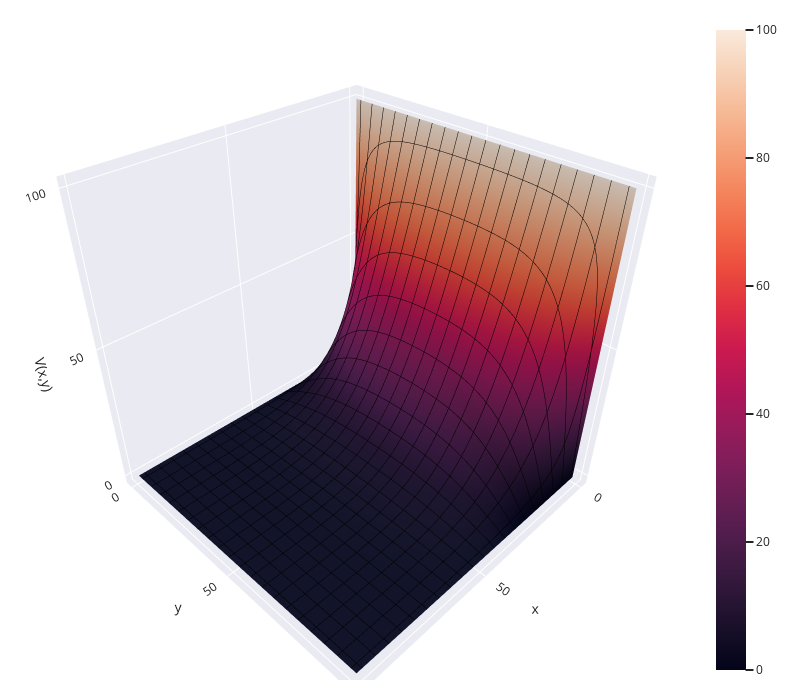

The notebook cell saved with this chart:
### Code cell
#LaplaceLine resuelve la ecuación de Laplace por relajación.

def LaplaceLine(N = 100, Niter = 600):
    V = zeros((N, N), float)
    for k in range(0, N): V[0, k] = 100.
    for k in range(0, N): V[-1, k] = 0.
        
    for iter in range(Niter):
        for i in range(1, N - 1):
            for j in range(1, N - 1):
                V[i,j] = 0.25*(V[i+1,j] + V[i-1,j] + V[i,j+1] + V[i,j-1])
    
    
    x = range(N); y = range(N)
    X, Y = p.meshgrid(x, y)

    def functz(V):
        z = V[X,Y]
        return z

    Z = functz(V)
    return X, Y, Z

x,y,v = LaplaceLine()
#Gráfica con Plotly
fig = go.Figure(
    go.Surface(x=x, y=y, z = v,
               contours = {"x": {"show": True, "start": 2, "end": 100, "size": 5, "color":"black"},
                           "y": {"show": True, "start": 2, "end": 100, "size": 5, "color":"black"}}
              )
)
fig.update_layout(
                  autosize=False,
                  margin=dict(l=20, r=20, t=20, b=20),
                  width=800, height=700,
                  paper_bgcolor='rgba(0,0,0,0)',
                  template = template,
                  scene_aspectmode='cube',
                  scene = dict( 
                      xaxis = dict(nticks=3),
                      yaxis = dict(nticks=3),
                      zaxis = dict(nticks=3),
                      zaxis_title = 'V(x,y)'
                              )
                  )
fig.show()

### Figure 1 — Plotly figure (JSON) as saved in the notebook; plotly's stock layout.template omitted (floating-point values rounded to 4 significant figures; data arrays with more than 128 entries replaced by an {"elided": "..."} marker saying what was removed)
{"data": [{"contours": {"x": {"color": "black", "end": 100, "show": true, "size": 5, "start": 2}, "y": {"color": "black", "end": 100, "show": true, "size": 5, "start": 2}}, "type": "surface", "x": {"elided": "100x100 int values"}, "y": {"elided": "100x100 int values"}, "z": {"elided": "100x100 float values"}}], "layout": {"autosize": false, "height": 700, "margin": {"b": 20, "l": 20, "r": 20, "t": 20}, "paper_bgcolor": "rgba(0,0,0,0)", "scene": {"aspectmode": "cube", "xaxis": {"nticks": 3}, "yaxis": {"nticks": 3}, "zaxis": {"nticks": 3, "title": {"text": "V(x,y)"}}}, "width": 800}}
